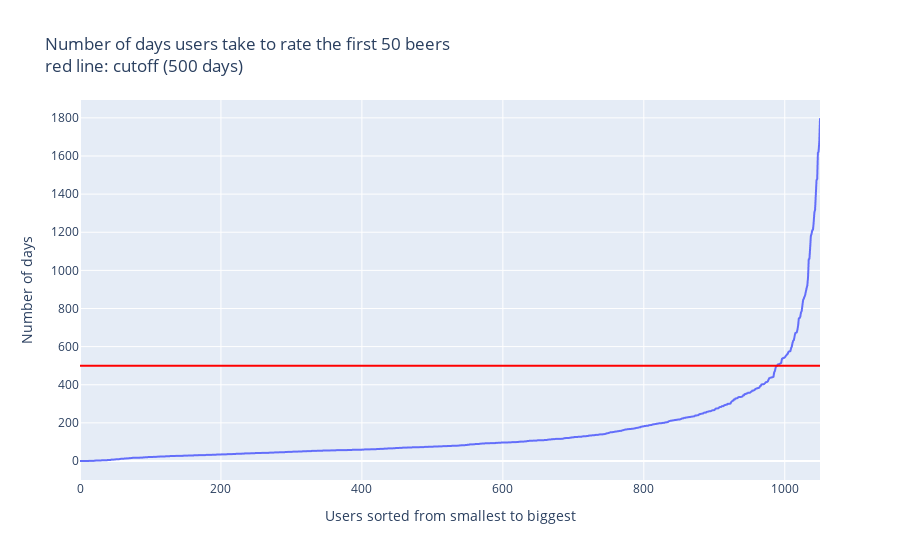

The cell this chart's notebook holds for it:
### Code cell
df_check = df_valid_users['50'].to_frame()
df_check.sort_values(by = '50', inplace=True)
fig = px.line(df_check, x = range(df_check.shape[0]), y = '50',
    title="Number of days users take to rate the first 50 beers <br>red line: cutoff (500 days)<br>").update_layout(    
    xaxis_title="Users sorted from smallest to biggest",
    yaxis_title="Number of days"
)
fig.add_hline(500, line_color = 'red')
fig.show()

### Figure 1 — Plotly figure (JSON) as saved in the notebook; plotly's stock layout.template omitted (floating-point values rounded to 4 significant figures; data arrays with more than 128 entries replaced by an {"elided": "..."} marker saying what was removed)
{"data": [{"hovertemplate": "x=%{x}<br>50=%{y}<extra></extra>", "legendgroup": "", "line": {"color": "#636efa", "dash": "solid"}, "marker": {"symbol": "circle"}, "mode": "lines", "name": "", "showlegend": false, "type": "scattergl", "x": {"elided": "1051 int values"}, "xaxis": "x", "y": {"elided": "1051 int values"}, "yaxis": "y"}], "layout": {"legend": {"tracegroupgap": 0}, "shapes": [{"line": {"color": "red"}, "type": "line", "x0": 0, "x1": 1, "xref": "x domain", "y0": 500, "y1": 500, "yref": "y"}], "title": {"text": "Number of days users take to rate the first 50 beers <br>red line: cutoff (500 days)<br>"}, "xaxis": {"anchor": "y", "domain": [0, 1], "title": {"text": "Users sorted from smallest to biggest"}}, "yaxis": {"anchor": "x", "domain": [0, 1], "title": {"text": "Number of days"}}}}
